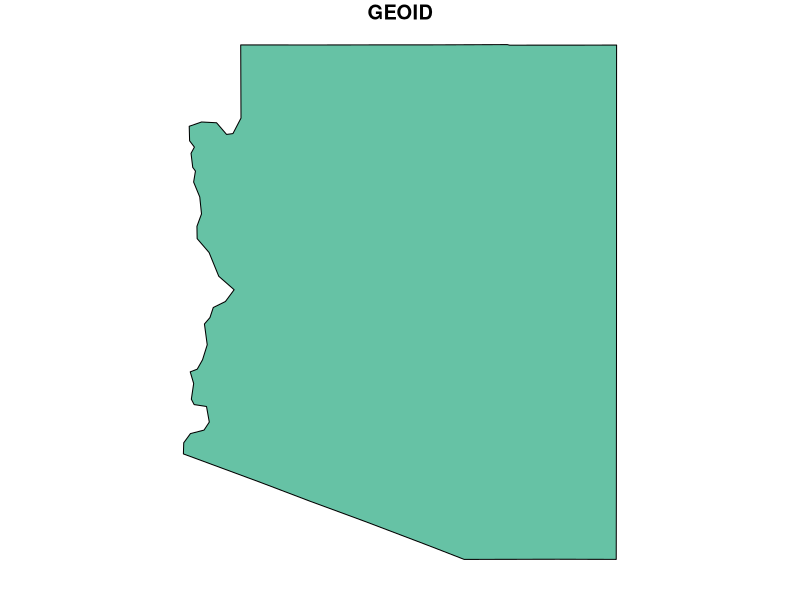
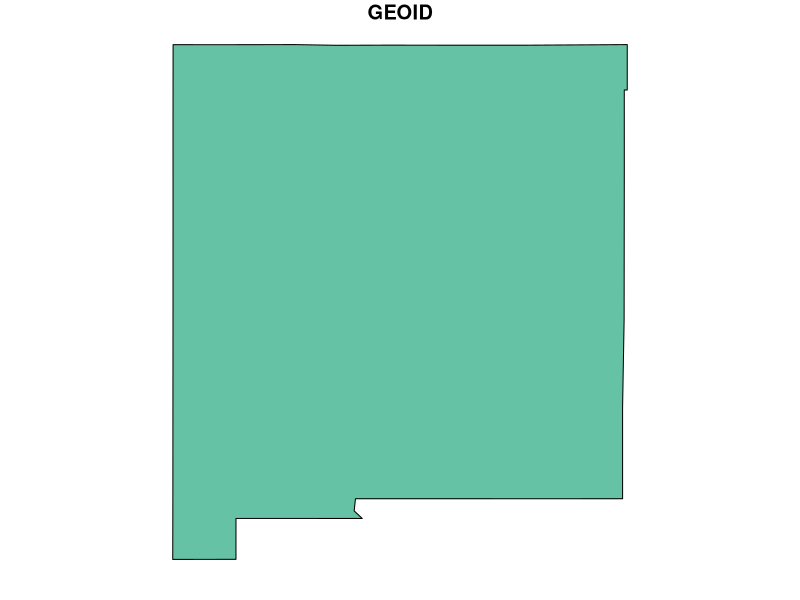
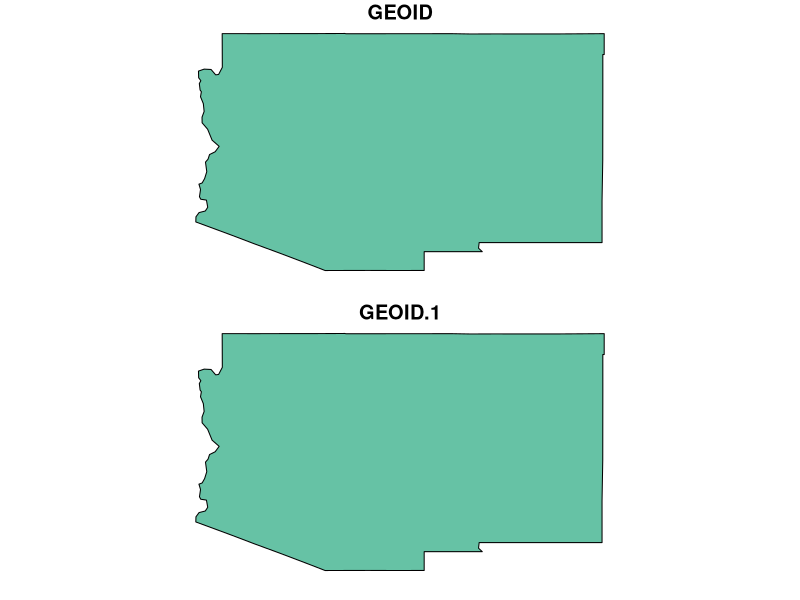

R code for these plots, in order:

#In this tutorial, you will learn how to aggregate different vector objects using the st_union function of sf. 
#We will (1) load the required packages, (2) create new objects by subsetting the us_states dataset from spData and creating two new objects (3) merge these two objects with st_union()

#This chunk is used to load all of the necessary packages to run our functions. 
library(sf)
library(spData)


#In this chunk, we define objects "arizona" and "new_mexico" as those respective states from the us_states database.
#Note that we use the syntax dataset(row_name, column_name) where we select the row based on the name column and then only take the name column (discarding the non-essential columns)
#We use plot to visualize the work we have just done in both cases.
arizona<-us_states[us_states$NAME=="Arizona", 1]
plot(arizona)
new_mexico<-us_states[us_states$NAME=="New Mexico", 1]
plot(new_mexico)


#In this chunk, we define southwest as the combination of arizona and new_mexico. We use the function st_union to merge the previous two objects. 
#Like before, we use plot to visualize our work. 
southwest<-st_union(arizona, new_mexico)
plot(southwest)
